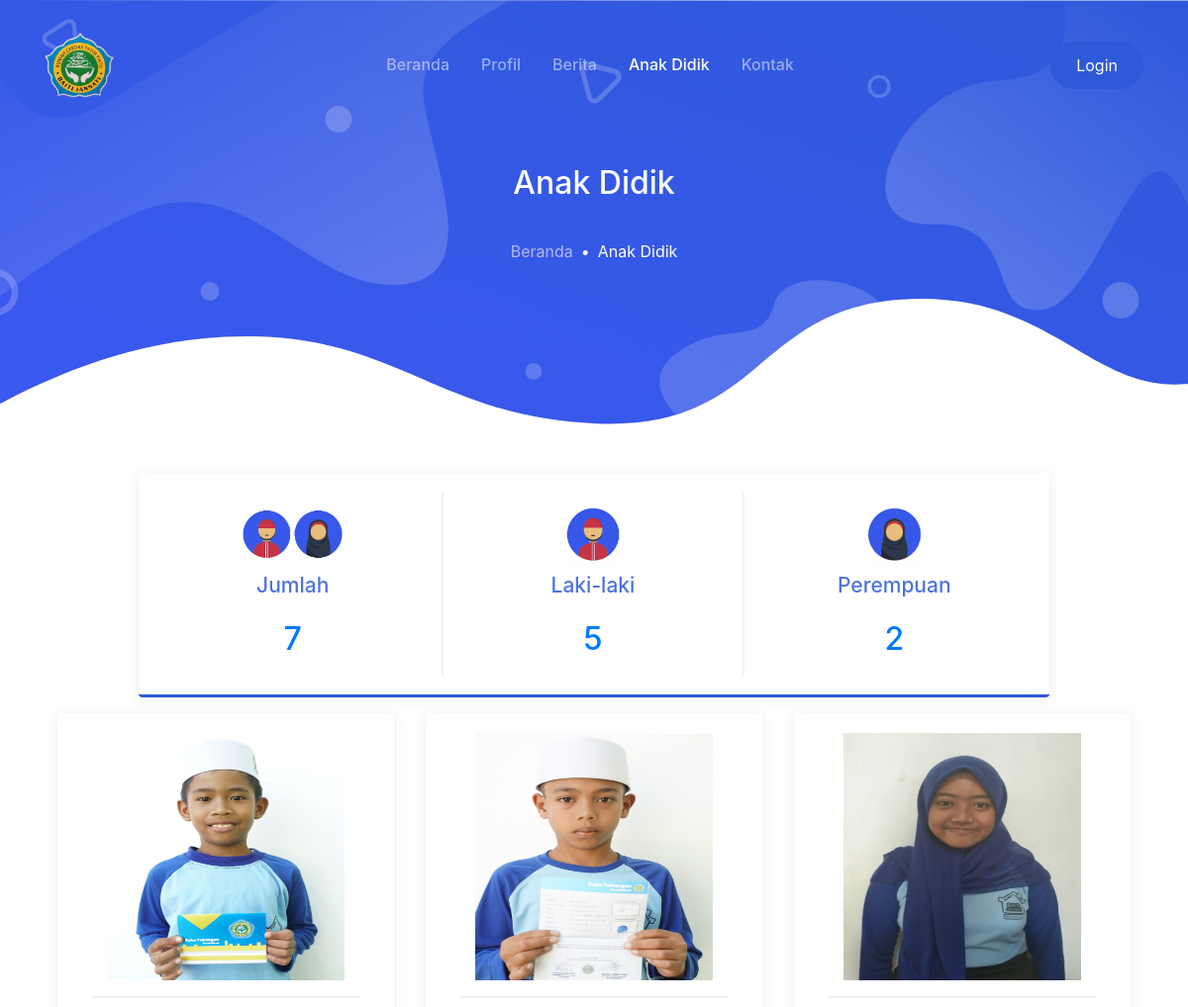
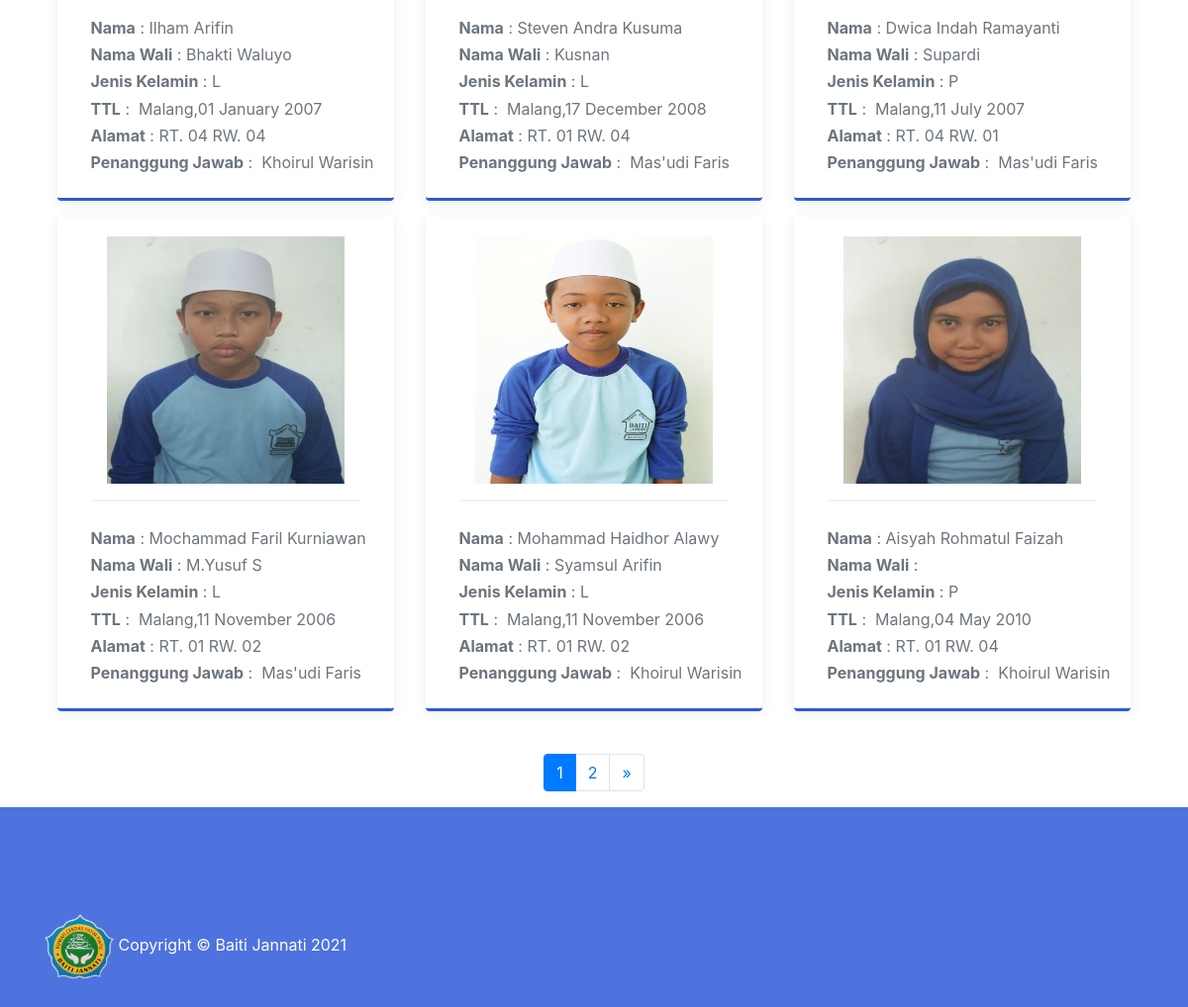
Page /index.php/anak_didik on the committed database (2 pictures, top to bottom).
### tables this page shows
CREATE TABLE `anak_didik` (
  `id_anak_didik` int(11) NOT NULL,
  `id_pengurus` int(11) NOT NULL,
  `nama` varchar(128) NOT NULL,
  `jenis_kelamin` enum('L','P') NOT NULL,
  `tempat_lahir` varchar(128) NOT NULL,
  `tgl_lahir` date NOT NULL,
  `alamat` varchar(128) NOT NULL,
  `nama_wali` varchar(128) NOT NULL,
  `foto` varchar(128) NOT NULL
);

CREATE TABLE `pengurus` (
  `id_pengurus` int(11) NOT NULL,
  `id_jabatan` int(11) NOT NULL,
  `nama_pengurus` varchar(128) NOT NULL,
  `jenis_kelamin` enum('L','P') NOT NULL,
  `jabatan` enum('ketua','wakil','sekretaris','bendahara','anggota aktif','anggota pasif') NOT NULL,
  `no_telp` varchar(20) NOT NULL
);

### index.php (called while the page is built, shortened)
<?php
require_once BASEPATH.'core/CodeIgniter.php';

### application/helpers/web_helper.php (called while the page is built, shortened)
<?php
function activate_menu($menu)
{
    $ci = get_instance();
    $classname = $ci->router->fetch_class();
    return $classname == $menu ? 'active' : '';
}

### application/config/config.php (called while the page is built, shortened)
<?php
$config['base_url'] = 'http://localhost:8080/baitijannati';
$config['index_page'] = '';
$config['uri_protocol']    = 'REQUEST_URI';
$config['url_suffix'] = '';
$config['language']    = 'english';
$config['charset'] = 'UTF-8';
$config['enable_hooks'] = FALSE;
$config['subclass_prefix'] = 'MY_';
$config['composer_autoload'] = FALSE;
$config['permitted_uri_chars'] = 'a-z 0-9~%.:_\-';
$config['enable_query_strings'] = FALSE;
$config['controller_trigger'] = 'c';
$config['function_trigger'] = 'm';
$config['directory_trigger'] = 'd';
$config['allow_get_array'] = TRUE;
$config['log_threshold'] = 0;
$config['log_path'] = '';
$config['log_file_extension'] = '';
$config['log_file_permissions'] = 0644;
$config['log_date_format'] = 'Y-m-d H:i:s';
$config['error_views_path'] = '';
$config['cache_path'] = '';
$config['cache_query_string'] = FALSE;
$config['encryption_key'] = '';
$config['sess_driver'] = 'files';
$config['sess_cookie_name'] = 'ci_session';
$config['sess_expiration'] = 7200;
$config['sess_save_path'] = NULL;
$config['sess_match_ip'] = FALSE;
$config['sess_time_to_update'] = 300;
$config['sess_regenerate_destroy'] = FALSE;
$config['cookie_prefix']    = '';
$config['cookie_domain']    = '';
$config['cookie_path']        = '/';
$config['cookie_secure']    = FALSE;
$config['cookie_httponly']     = FALSE;
$config['standardize_newlines'] = FALSE;
$config['global_xss_filtering'] = FALSE;
$config['csrf_protection'] = FALSE;
$config['csrf_token_name'] = 'csrf_test_name';
$config['csrf_cookie_name'] = 'csrf_cookie_name';
$config['csrf_expire'] = 7200;
$config['csrf_regenerate'] = TRUE;
$config['csrf_exclude_uris'] = array();
$config['compress_output'] = FALSE;
$config['time_reference'] = 'local';
$config['rewrite_short_tags'] = FALSE;
$config['proxy_ips'] = '';

### application/models/admin/anakdidik_model.php (called while the page is built, shortened)
<?php
class anakdidik_model extends CI_Model
{
    public function countAllAnakDidik()
    {
        return $this->db->get('anak_didik')->num_rows();
    }
    public function showAnakDidikPagination($limit, $start)
    {
        $this->db->select('anak_didik.*, pengurus.nama_pengurus');
        $this->db->join('pengurus', 'anak_didik.id_pengurus = pengurus.id_pengurus');
        return $this->db->get('anak_didik', $limit, $start)->result();
    }
}

### application/views/anak_didik.php (the view, shortened to what this page needs)
<body>
    <main>
        <div class="page-hero-section bg-image hero-mini" style="background-image: url(<?= base_url(); ?>assets/user/img/hero_mini.svg);">
            <div class="hero-caption">
                <div class="container fg-white h-100">
                    <div class="row justify-content-center align-items-center text-center h-100">
                        <div class="col-lg-6">
                            <h3 class="mb-4 fw-medium">Anak Didik</h3>
                            <nav aria-label="breadcrumb">
                                <ol class="breadcrumb breadcrumb-dark justify-content-center bg-transparent">
                                    <li class="breadcrumb-item"><a href="<?= base_url('beranda') ?>">Beranda</a>
                                    </li>
                                    <li class="breadcrumb-item active" aria-current="page">Anak Didik</li>
                                </ol>
                            </nav>
                        </div>
                    </div>
                </div>
            </div>
        </div>
        <div class="container   wow fadeInUp">
            <div class="row justify-content-center">
                <div class="col-lg-10 my-3 wow fadeInUp">
                    <div class="card-page">
                        <div class="row row-beam-md">
                            <div class="col-md-4 text-center py-3 py-md-2">
                                <img src="<?= base_url(); ?>assets/images/anak_didik/all.png" alt="" width="40%">
                                <p class="fg-primary fw-medium fs-vlarge">Jumlah</p>
                                <div class="text-primary">
                                    <h3><?php echo $this->db->get_where('anak_didik')->num_rows() ?>
                                    </h3>
                                </div>
                            </div>
                            <div class="col-md-4 text-center py-3 py-md-2">
                                <img src="<?= base_url(); ?>assets/images/anak_didik/laki.png" alt="" width="40%">
                                <p class="fg-primary fw-medium fs-vlarge">Laki-laki</p>
                                <div class="text-primary">
                                    <h3><?php echo $this->db->get_where('anak_didik', array('jenis_kelamin' => 'L'))->num_rows() ?>
                                    </h3>
                                </div>
                            </div>
                            <div class="col-md-4 text-center py-3 py-md-2">
                                <img src="<?= base_url(); ?>assets/images/anak_didik/cewek.png" alt="" width="40%">
                                <p class="fg-primary fw-medium fs-vlarge">Perempuan</p>
                                <div class="text-primary">
                                    <h3><?php echo $this->db->get_where('anak_didik', array('jenis_kelamin' => 'P'))->num_rows() ?>
                                    </h3>
                                </div>
                            </div>
                        </div>
                    </div>
                </div>
                <div class="row justify-content-center">
                    <?php foreach ($anak_didik as $ad) : ?>
                        <div class="card-page mr-3 ml-3 mb-3 " style="width:340px; height:500px">
                            <center><img src="<?= base_url('assets/images/anak_didik/') . $ad->foto ?>" style="width:240px; height:250px;">
                                <br>
                            </center>
                            <center>
                                <hr width="90%">
                            </center>
                            <div class="text-muted">
                                &nbsp; &nbsp;<b>Nama</b> :&nbsp;<?= $ad->nama ?>
                                <br>
                                &nbsp; &nbsp;<b>Nama Wali</b> :&nbsp;<?= $ad->nama_wali ?>
                                <br>
                                &nbsp; &nbsp;<b>Jenis Kelamin</b> :&nbsp;<?= $ad->jenis_kelamin ?>
                                <br>
                                &nbsp; &nbsp;<b>TTL</b>
                                : &nbsp;<?= $ad->tempat_lahir ?>,<?= date('d F Y', strtotime($ad->tgl_lahir)); ?>
                                <br>
                                &nbsp; &nbsp;<b>Alamat</b> :&nbsp;<?= $ad->alamat ?>
                                <br>
                                &nbsp; &nbsp;<b>Penanggung Jawab</b>&nbsp;:&nbsp; <?= $ad->nama_pengurus ?>
                                <br>
                            </div>
                        </div>
                    <?php endforeach ?>
                </div>
                <br>
            </div>
            <?= $this->pagination->create_links(); ?>
        </div>
    </main>
</body>

### application/controllers/anak_didik.php (shortened to what this page needs)
<?php
class anak_didik extends CI_Controller
{
    public function __construct()
    {
        $this->load->model('admin/anakdidik_model');
        $this->load->model('admin/pengurus_model');
        $this->load->model('admin/user_model');
        $this->load->library('form_validation');
        $this->load->library('pagination');
    }
    public function index()
    {
        $config['base_url'] = 'http://localhost:8080/baitijannati/anak_didik/index';
        $config['total_rows'] = $this->anakdidik_model->countAllAnakDidik();
        $config['per_page'] = 6;
        $data['start'] = $this->uri->segment(3);
        $data['anak_didik'] = $this->anakdidik_model->showAnakDidikPagination($config['per_page'], $data['start']);
        $data['title'] = 'Baiti Jannati | Anak Didik';
        $config['full_tag_open'] = '<nav>
        <ul class="pagination  justify-content-center">';
        $config['full_tag_close'] = '</ul></nav>';
        $config['next_tag_open'] = ' <li class="page-item">';
        $config['next_tag_close'] = ' </li>';
        $config['cur_tag_open'] = ' <li class="page-item active"><a class="page-link" href="#">';
        $config['cur_tag_close'] = '</a></li>';
        $config['num_tag_open'] = ' <li class="page-item ">';
        $config['num_tag_close'] = ' </li>';
        $this->load->view('template/header', $data);
        $this->load->view('anak_didik', $data);
        $this->load->view('template/footer', $data);
    }
}

### application/views/template/header.php (shortened to what this page needs)
<!DOCTYPE html>
<html lang="en">
<head>
    <link rel="stylesheet" href="<?= base_url(); ?>assets/user/css/maicons.css">
    <link rel="stylesheet" href="<?= base_url(); ?>assets/user/vendor/animate/animate.css">
    <link rel="stylesheet" href="<?= base_url(); ?>assets/user/vendor/owl-carousel/css/owl.carousel.min.css">
    <link rel="stylesheet" href="<?= base_url(); ?>assets/user/css/bootstrap.css">
    <link rel="stylesheet" href="<?= base_url(); ?>assets/user/css/mobster.css">
    <link href="<?= base_url(); ?>assets/vendor/fontawesome-free/css/all.min.css" rel="stylesheet" type="text/css">
</head>
<nav class="navbar navbar-expand-lg navbar-dark navbar-floating">
    <div class="container">
        <a class="navbar-brand" href="<?= base_url('beranda') ?>">
            <img src="<?= base_url(); ?>assets/user/logo.png" alt="" width="70">
        </a>
        <div class="collapse navbar-collapse" id="navbarToggler">
            <ul class="navbar-nav ml-auto mt-3 mt-lg-0">
                <li class="nav-item <?= activate_menu('beranda') ?>">
                    <a class="nav-link" href="<?= base_url('beranda') ?>">Beranda</a>
                </li>
                <li class="nav-item <?= activate_menu('profile') ?>">
                    <a class="nav-link" href="<?= base_url('profile') ?>">Profil</a>
                </li>
                <li class="nav-item <?= activate_menu('berita') ?>">
                    <a class="nav-link" href="<?= base_url('berita') ?>">Berita</a>
                </li>
                <li class="nav-item <?= activate_menu('anak_didik') ?>">
                    <a class="nav-link" href="<?= base_url('anak_didik') ?>">Anak Didik</a>
                </li>
                <li class="nav-item <?= activate_menu('kontak') ?>">
                    <a class="nav-link" href="<?= base_url('kontak') ?>">Kontak</a>
                </li>
            </ul>
            <div class="ml-auto my-2 my-lg-0">
                <a href="<?= base_url('auth'); ?>" class="btn btn-primary rounded-pill">Login</a>
            </div>
        </div>
    </div>
</nav>

### application/views/template/footer.php (shortened to what this page needs)
</html>
<div class="page-footer-section bg-primary fg-white">
    <div class="container">
        <div class="row">
            <div class="col-12 col-md-6 py-2">
                <img src="<?= base_url(); ?>assets/user/logo.png" alt="" width="70">
                <span>Copyright &copy; Baiti Jannati <?= date('Y') ?></span>
            </div>
        </div>
    </div>
</div>

### assets/user/css/mobster.css (style rules this page uses)
:root { --primary: #4e73df; --secondary: #A52EFF; --success: #0ABF9E; --warning: #E89E09; --info: #4699F8; --danger: #F13057; --indigo: #602FDA; --dark: #383340; --light: #F0EEF5; --gray: #6b6872; --white: #fff; --font-family: 'Quicksand', Arial, Helvetica, sans-serif; --line-height: 1.7; --font-family-sans-serif: "Nunito", -apple-system, BlinkMacSystemFont, "Segoe UI", Roboto, "Helvetica Neue", Arial, sans-serif, "Apple Color Emoji", "Segoe UI Emoji", "Segoe UI Symbol", "Noto Color Emoji"; --font-family-monospace: SFMono-Regular, Menlo, Monaco, Consolas, "Liberation Mono", "Courier New", monospace; }
body { font-family: "Nunito", -apple-system, BlinkMacSystemFont, "Segoe UI", Roboto, "Helvetica Neue", Arial, sans-serif, "Apple Color Emoji", "Segoe UI Emoji", "Segoe UI Symbol", "Noto Color Emoji"; font-size: 16px; line-height: 1.7; color: #383340; }
a { color: #526bf5; }
h1, h2, h3, h4, h5, h6, .h1, .h2, .h3, .h4, .h5, .h6 { line-height: 1.25; }
h3, .h3 { font-size: 2rem; }
hr { border-color: #E4E1EB; }
.fs-vlarge { font-size: 21px !important; }
.fw-medium { font-weight: 500 !important; }
.bg-primary { background-color: var(--primary) !important; }
.fg-primary { color: var(--primary) !important; }
.fg-white { color: #fff !important; }
.bg-image { background-size: cover; background-position: center center; background-repeat: no-repeat; }
.btn { padding: 10px 24px; border-width: 2px; }
.btn-primary { color: #ffffff; background-color: #2e59d9; border-color: transparent !important; }
.breadcrumb { background-color: #F0EEF5; }
.breadcrumb-item { font-size: 16px; }
.breadcrumb-item + .breadcrumb-item::before { content: "\2022"; color: var(--primary); }
.breadcrumb-item a { color: #6b6872; }
.breadcrumb-item.active { color: var(--primary); }
.breadcrumb-dark { background-color: #383340; }
.breadcrumb-dark .breadcrumb-item + .breadcrumb-item::before { color: #fff; }
.breadcrumb-dark .breadcrumb-item a { color: rgba(228, 225, 235, 0.7); }
.breadcrumb-dark .breadcrumb-item.active { color: #fff; }
.navbar-floating { position: absolute; top: 0; left: 0; width: 100%; z-index: 99; }
.navbar-nav .nav-link { font-weight: 500; }
.navbar-expand-lg.navbar-floating.navbar-dark { background-color: #383340; box-shadow: 0 1px 6px rgba(56, 51, 64, 0.1); }
@media (min-width: 992px) { .navbar-expand-lg.navbar-floating { top: 20px; } }
@media (min-width: 992px) { .navbar-expand-lg .navbar-nav .nav-link { padding-left: 16px; padding-right: 16px; } }
@media (min-width: 992px) { .navbar-expand-lg.navbar-floating.navbar-dark { background-color: transparent; box-shadow: none; } }
.page-hero-section { position: relative; height: 100vh; }
.page-hero-section .hero-caption { height: 100%; }
.page-footer-section { position: relative; padding-top: 100px; padding-bottom: 20px; background-color: #F0EEF5; }
.hero-mini { height: 462px; }
.card-page { position: relative; padding: 20px; background-color: #fff; color: #6b6872; border-radius: 4px; box-shadow: 0 2px 12px rgba(95, 90, 104, 0.12); border-bottom: 3px solid #2e59d9; }
.card-page hr { margin-left: -20px; margin-right: -20px; margin-bottom: 24px; border-width: 2px; border-color: #F0EEF5; }
@media (min-width: 768px) { .row-beam-md > *:not(:last-child) { border-right: 2px solid #f3f1f8; } }

### rows in the picture
anak_didik: foto (picture), nama "Ilham Arifin", nama_wali "Bhakti Waluyo", jenis_kelamin "L", tempat_lahir "Malang", tgl_lahir "01 January 2007", alamat "RT. 04 RW. 04", id_pengurus.nama_pengurus "Khoirul Warisin"
anak_didik: foto (picture), nama "Steven Andra Kusuma", nama_wali "Kusnan", jenis_kelamin "L", tempat_lahir "Malang", tgl_lahir "17 December 2008", alamat "RT. 01 RW. 04", id_pengurus.nama_pengurus "Mas'udi Faris"
anak_didik: foto (picture), nama "Dwica Indah Ramayanti", nama_wali "Supardi", jenis_kelamin "P", tempat_lahir "Malang", tgl_lahir "11 July 2007", alamat "RT. 04 RW. 01", id_pengurus.nama_pengurus "Mas'udi Faris"
anak_didik: foto (picture), nama "Mochammad Faril Kurniawan", nama_wali "M.Yusuf S", jenis_kelamin "L", tempat_lahir "Malang", tgl_lahir "11 November 2006", alamat "RT. 01 RW. 02", id_pengurus.nama_pengurus "Mas'udi Faris"
anak_didik: foto (picture), nama "Mohammad Haidhor Alawy", nama_wali "Syamsul Arifin", jenis_kelamin "L", tempat_lahir "Malang", tgl_lahir "11 November 2006", alamat "RT. 01 RW. 02", id_pengurus.nama_pengurus "Khoirul Warisin"
anak_didik: foto (picture), nama "Aisyah Rohmatul Faizah", jenis_kelamin "P", tempat_lahir "Malang", tgl_lahir "04 May 2010", alamat "RT. 01 RW. 04", id_pengurus.nama_pengurus "Khoirul Warisin"

### other values in the picture
$this->db->get_where('anak_didik')->num_rows() "7"
$this->pagination->create_links() "1 2 »"
